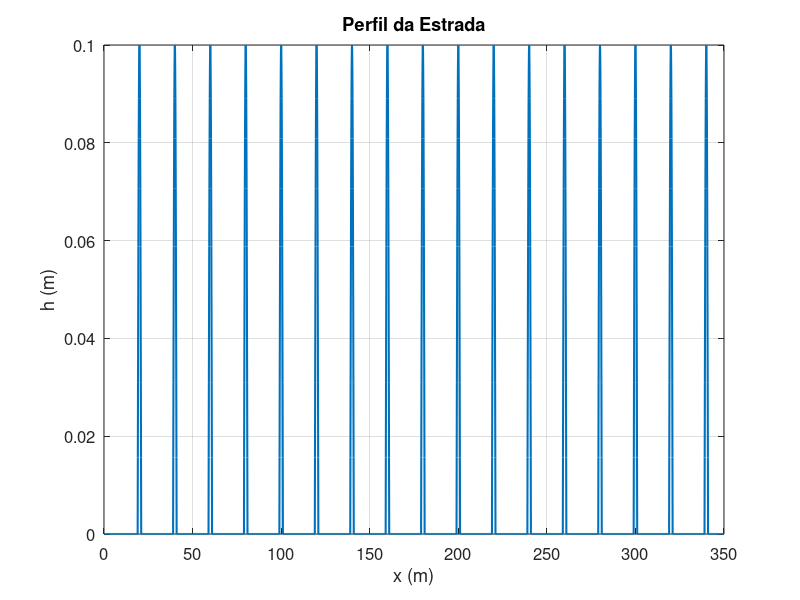
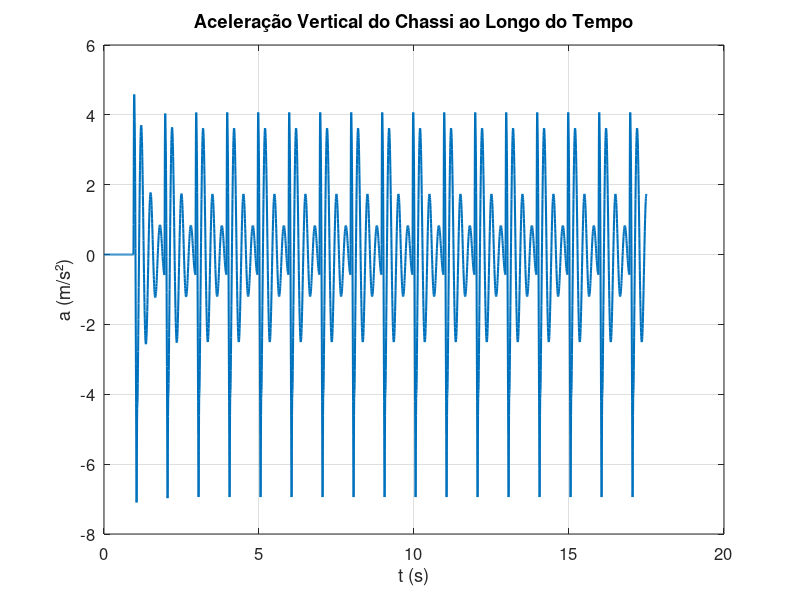
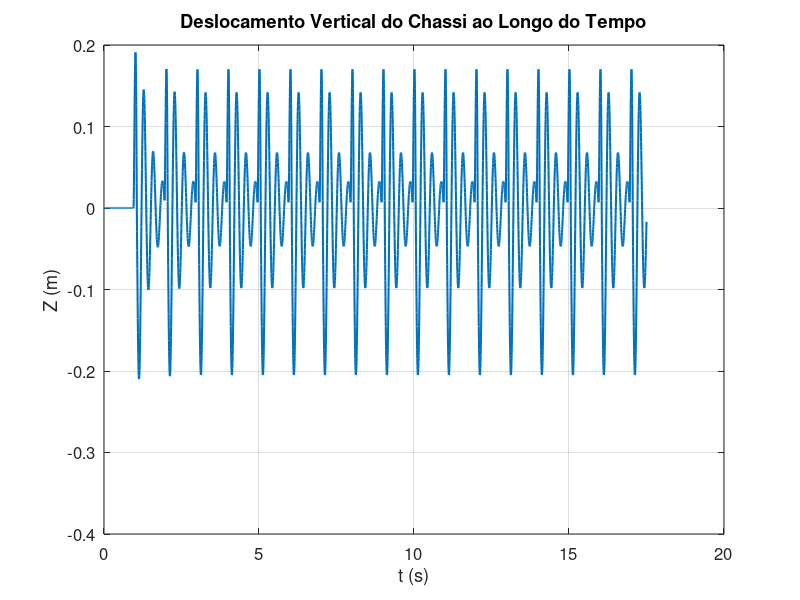
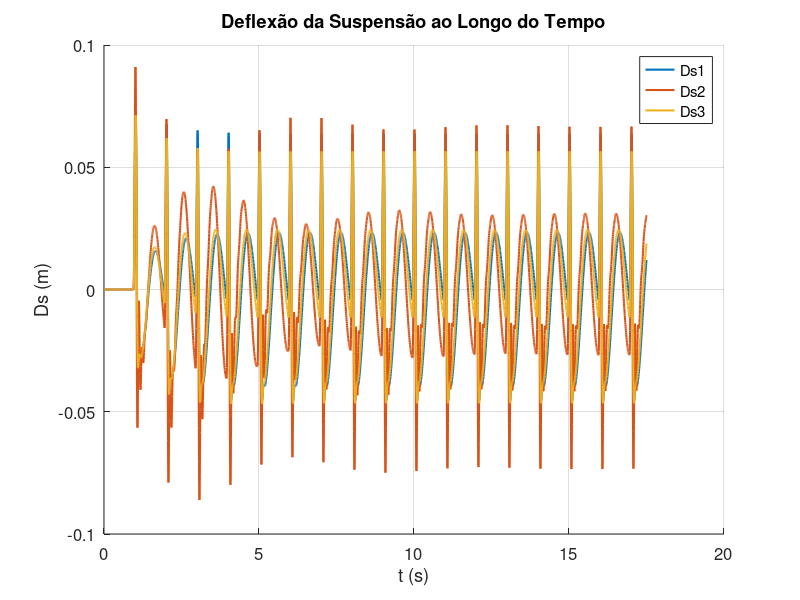

These figures' MATLAB source, in order: (Note: this script raises an error after producing the figures.)

 %===========================INSTITUTO MILITAR DE ENGENHARIA RJ===============================================
 %Autora: Andreza Barroco de Jesus
%Modelo computacional da VBTP GUARANI trafegando por obstáculo do tipo
%pulso distribuído ao longo do trajeto, conforme resolução número 600 do CONTRAN
%Realiza análise da dinâmica vertical e do conforto.
%Análise através de índices de conforto como aceleração RMS e VDV.
%Otimização por Enxame de Partículas PSO para os parâmetros de rigidez e
%amortecimento da suspensão do tipo MacPherson.
 %==========================================================================

close all;clear all;clc
disp(['Modelo computacional da VBTP GUARANI atravessando série de obstáculos distribuído no trajeto conforme a Norma n 600 CONTRAN, ' ...
    'realizando otimização através do algoritmo de PSO'])

%% 1
%% ------------------MODELO DE PERFIL DO OBSTÁCULO----------------------
L = 350; % Comprimento total da estrada em metros
Bd = 0.1; % Passo de discretização em metros
% Intervalo de percurso observado (m)
x = 0:Bd:L; 
% Velocidade de percurso (m/s)
 v=20;
 % Tempo de percurso observado (s)
 t=x/v;
%% ------------------ DEFINIÇÃO DO PERFIL DO QUEBRA-MOLAS ----------------------
% Parâmetros do quebra-molas
comprimento_quebra_molas = 2; % Comprimento do quebra-molas em metros
altura_quebra_molas = 0.1; % Altura do quebra-molas em metros
centro_quebra_molas = 25; % Posição central do quebra-molas em metros
inicio = centro_quebra_molas - comprimento_quebra_molas/2;
fim = centro_quebra_molas + comprimento_quebra_molas/2;
distancia_entre_quebra_molas = 20; % Distância entre os centros de dois quebra-molas consecutivos (metros)
numero_quebra_molas = floor(L/distancia_entre_quebra_molas); % Número de quebra-molas ao longo da estrada

% Geração do perfil do quebra-molas com transição suave
h = zeros(size(x)); % Inicializa o perfil da estrada

for in = 1:numero_quebra_molas
    % Posição central de cada quebra-molas
    centro_quebra_molas = in * distancia_entre_quebra_molas;
    
    % Verificar se o quebra-molas está dentro do intervalo do comprimento da estrada
    if centro_quebra_molas - comprimento_quebra_molas/2 >= 0 && centro_quebra_molas + comprimento_quebra_molas/2 <= L
        % Definir as posições de início e fim do quebra-molas
        inicio = centro_quebra_molas - comprimento_quebra_molas/2;
        fim = centro_quebra_molas + comprimento_quebra_molas/2;

        % Para o intervalo de x que representa o quebra-molas, gerar a forma
        % Transição suave (senoidal ou gaussiana) para o quebra-molas
        idx_quebra_molas = (x >= inicio) & (x <= fim);
        
        % Definir o perfil do quebra-molas com transição suave (usando função seno)
        h(idx_quebra_molas) = altura_quebra_molas * sin(pi * (x(idx_quebra_molas) - inicio) / comprimento_quebra_molas);
    end
end

%% ------------------- CÁLCULO DA VELOCIDADE E ACELERAÇÃO DA ESTRADA -------------------
v_estrada = gradient(h, Bd); % Velocidade da estrada (m/s)
a_estrada = gradient(v_estrada, Bd); % Aceleração da estrada (m/s²)

%% ----------------- DADOS DO MODELO DO VEÍCULO ----------------------
ms = 14247.92 / 2; % Massa suspensa (kg)
mp = 415; % Massa não suspensa (kg)
kp = 1250000; % Rigidez do pneu (N/m)

% Parâmetros de otimização
k1 = 395000; % Rigidez suspensão dianteira
k2 = 550000; % Rigidez suspensão intermediária
k3 = 458000; % Rigidez suspensão traseira

br = 27692.4; % Coeficiente de amortecimento Rebound
bB = 10000; % Rigidez amortecimento Bump

a1 = 1.7746; % eixo dianteiro
a2 = 0.0746; % eixo intermediário 
a3 = 1.9254; % eixo traseiro

Iyy = 52729.5; %Inércia eixo y

% ------------- Resultado das respostas dinâmicas (Saídas) -----------------
                % Montar a matriz de estado
        A1 = [0 1 0 0; -(kp + k1) / mp -br / mp k1 / mp br / mp; 0 0 0 1; k1 / ms br / ms -k1 / ms -br / ms];
        A2 = [0 1 0 0; -(kp + k2) / mp -bB / mp k2 / mp bB / mp; 0 0 0 1; k2 / ms bB / ms -k2 / ms -bB / ms];
        A3 = [0 1 0 0; -(kp + k3) / mp -br / mp k3 / mp br / mp; 0 0 0 1; k3 / ms br / ms -k3 / ms -br / ms];
        A = A1 + A2 + A3;

        C1 = [k1 / ms br / ms -k1 / ms -br / ms; 1 0 -1 0; -kp 0 0 0];
        C2 = [k2 / ms bB / ms -k2 / ms -bB / ms; 1 0 -1 0; -kp 0 0 0];
        C3 = [k3 / ms br / ms -k3 / ms -br / ms; 1 0 -1 0; -kp 0 0 0];
        C = C1 + C2 + C3;

        B = [0; kp / mp; 0; 0];
        D = [0; 0; kp];

        %% ---------- Cálculo da solução com a Entrada Perfil de Estrada ------------
        sys1 = ss(A1, B, C1, D);
        y1 = lsim(sys1, h, t);
        sys2 = ss(A2, B, C2, D);
        y2 = lsim(sys2, h, t);
        sys3 = ss(A3, B, C3, D);
        y3 = lsim(sys3, h, t);

        sys = ss(A, B, C, D);
        y = lsim(sys, h, t);

        %% ------------- Resultado das respostas dinâmicas (Saídas) -----------------
        % Aceleração vertical do chassi (m/s)
        As = y(:, 1);
        aceleracao_rms = sqrt(mean(As.^2)); % Aceleração RMS
        a_rms_before = aceleracao_rms;
        %% ------------- Resultado das respostas dinâmicas (Saídas) -----------------
        % Deflexão da suspensão (m)
        Ds1 = y1(:, 2);
        Ds2 = y2(:, 2);
        Ds3 = y3(:, 2);
        
        % Força dinâmica da roda (N)
        F1 = y1(:, 3);
        F2 = y2(:, 3);
        F3 = y3(:, 3);


        disp ('Ds1,Ds2,Ds3')
        disp (max(Ds1))
        disp (max(Ds2))
        disp (max(Ds3))
        disp ('F1,F2,F3')
        disp (max(F1))
        disp (max(F2))
        disp (max(F3))
        disp('Aceleração')
        disp(max(As))

%% Gráficos de Força Dinâmica da Roda
figure(11) 
hold on;
plot(t, F1, 'DisplayName', 'F1', 'LineWidth', 1.5);
plot(t, F2, 'DisplayName', 'F2', 'LineWidth', 1.5);
plot(t, F3, 'DisplayName', 'F3', 'LineWidth', 1.5);
title('Força Dinâmica das Rodas ao Longo do Tempo');
xlabel('t (s)');
ylabel('F(N)');
legend('show');
grid on;

%% ------------------- GERAÇÃO DE GRÁFICOS -------------------------
%% Gráfico 3: Deslocamento Vertical do Chassi ao Longo do Tempo
Z_chassi = cumtrapz(t, As);  
figure(3)
plot(t, Z_chassi, 'LineWidth', 1.5);
title('Deslocamento Vertical do Chassi ao Longo do Tempo', 'FontSize', 14);
xlabel('t (s)', 'FontSize', 12);
ylabel('Z (m)', 'FontSize', 12);
grid on;
set(gca, 'FontSize', 12); % Aumenta o tamanho da fonte dos eixos

disp('Bounce')
disp(max(Z_chassi))
%% Gráfico 1: Perfil da Estrada
figure(1) 
plot(x, h, 'LineWidth', 1.5);
title('Perfil da Estrada','FontSize', 14);
xlabel('x (m)','FontSize', 12);
ylabel('h (m)','FontSize', 12);
grid on;
set(gca, 'FontSize', 12); % Aumenta o tamanho da fonte dos eixos

%% Gráfico 2: Aceleração do Chassi
figure(2) 
plot(t, As, 'LineWidth', 1.5);
title('Aceleração Vertical do Chassi ao Longo do Tempo','FontSize', 14);
xlabel('t (s)','FontSize', 12);
ylabel('a (m/s²)','FontSize', 12);
grid on;
set(gca, 'FontSize', 12); % Aumenta o tamanho da fonte dos eixos


%% Gráficos de Deflexão da Suspensão
figure(4) 
hold on;
plot(t, Ds1, 'DisplayName', 'Ds1', 'LineWidth', 1.5);
plot(t, Ds2, 'DisplayName', 'Ds2', 'LineWidth', 1.5);
plot(t, Ds3, 'DisplayName', 'Ds3', 'LineWidth', 1.5);
title('Deflexão da Suspensão ao Longo do Tempo','FontSize', 14);
xlabel('t (s)');
ylabel('Ds (m)');
legend('show');
grid on;
set(gca, 'FontSize', 12); % Aumenta o tamanho da fonte dos eixos

%% Gráfico do perfil da estrada
figure(7)
subplot(2,1,1);
plot(x, h);
title('Perfil da Estrada','FontSize', 14);
xlabel('x (m)','FontSize', 12);
ylabel('h (m)','FontSize', 12);
grid on;


%% Gráfico da aceleração da estrada
subplot(2,1,2);
plot(x, a_estrada);
title('Aceleração da Estrada','FontSize', 14);
xlabel('x (m)','FontSize', 12);
ylabel('a (m/s²)','FontSize', 12);
grid on;
% Ajuste do layout
sgtitle('Análise do Perfil e Aceleração da Estrada'); % Título geral
set(gca, 'FontSize', 12); % Aumenta o tamanho da fonte dos eixos

%% Pitch
% Calculando o momento de pitch com base nas forças nas suspensões
M_pitch = F1 * a1 + F2 * a2 + F3 * a3;  % Momentos devido às forças nas suspensões

% Calculando o ângulo de pitch em radianos
pitch_angle = M_pitch / Iyy;

% Plotar o ângulo de pitch
figure(123)
plot(t, pitch_angle);
xlabel('t (s)');
ylabel('θ (rad)','FontSize', 14);
title('Movimento de Pitch');
grid on;
set(gca, 'FontSize', 12); % Aumenta o tamanho da fonte dos eixos


%% Frequência
% Perfil do obstáculo
N = length(h); % Número de pontos no perfil da estrada
dx = L / N; % Intervalo entre os pontos 

% Aplicar a Transformada de Fourier ao perfil da estrada
H = fft(h); % FFT do perfil da estrada

% Frequências associadas ao perfil da estrada
frequencias = (0:N-1) / (N * dx); % Frequências espaciais

% Magnitude da Transformada de Fourier 
magnitudes = abs(H);

% Plotar a magnitude da transformada de Fourier
figure;
plot(frequencias, magnitudes);
title('Análise de Frequência do Perfil da Estrada');
xlabel('Frequência (ciclos por metro)');
ylabel('Magnitude');

% Frequência máxima no perfil da estrada (em ciclos por metro)
f_max_estrada = max(frequencias);

% Converter para Hz
f_max_estrada_Hz = (f_max_estrada * v) / L;

disp(['Frequência máxima de excitação (Hz): ', num2str(f_max_estrada_Hz)]);

% Frequência natural para cada suspensão
f1 = (1/(2*pi)) * sqrt(k1/ms); % Frequência da suspensão dianteira (Hz)
f2 = (1/(2*pi)) * sqrt(k2/ms); % Frequência da suspensão intermediária (Hz)
f3 = (1/(2*pi)) * sqrt(k3/ms); % Frequência da suspensão traseira (Hz)

disp(['Frequência natural da suspensão dianteira (Hz): ', num2str(f1)]);
disp(['Frequência natural da suspensão intermediária (Hz): ', num2str(f2)]);
disp(['Frequência natural da suspensão traseira (Hz): ', num2str(f3)]);

%% Parâmetros do assento
m_assento = 35; % Massa do assento (kg)
k_assento = 15000; % Rigidez do assento (N/m)
b_assento = 10000 ; % Amortecimento do assento (N.s/m)

% Parâmetros dos Segmentos
M_1 = 4.17;   % Massa da Cabeça e o Pescoço (kg)
M_2 = 15;     % Massa do Torso Superior (kg)
M_3 = 5.5;    % Massa do Torso Inferior (kg)
M_4 = 36;     % Massa das Coxas e Pélvis (kg)

B_1 = 310;    % Amortecimento do Pescoço (N.s/m)
B_2 = 909.1 + 200;  % Amortecimento do Torso Superior (N.s/m)
B_3 = 330;    % Amortecimento do Torso Inferior (N.s/m)
B_4 = 2475;   % Amortecimento das Coxas e Pélvis (N.s/m)

K_1 = 16699;  % Rigidez do Pescoço (N/m)
K_2 = 10000;  % Rigidez do Torso Superior (N/m)
K_3 = 20000;  % Rigidez do Torso Inferior (N/m)
K_4 = 49340;  % Rigidez das Coxas e Pélvis (N/m)

%% Matriz de estado para o sistema massa-mola-amortecedor (assento)
A_assento = [0 1; -k_assento/m_assento -b_assento/m_assento];
B_assento = [0; 1];
C_assento = [1 0]; % Saída: deslocamento do assento
D_assento = 0;
a_chassi = As;
% Criar sistema de espaço de estados
sys_assento = ss(A_assento, B_assento, C_assento, D_assento);


% Resolver a resposta dinâmica do assento usando a aceleração do chassi como entrada
Z_assento = lsim(sys_assento, m_assento * a_chassi, t);
t_span=t';

% Matrizes de Estado para Cada Segmento
A_1 = [0, 1; -K_1/M_1, -B_1/M_1];  % Matriz para a cabeça
A_2 = [0, 1; -K_2/M_2, -B_2/M_2];  % Matriz para o torso superior
A_3 = [0, 1; -K_3/M_3, -B_3/M_3];  % Matriz para o torso inferior
A_4 = [0, 1; -K_4/M_4, -B_4/M_4];  % Matriz para as coxas/pélvis

B_f_1 = [0; 1/M_1];  % Força aplicada no segmento 1 (cabeça)
B_f_2 = [0; 1/M_2];  % Força aplicada no segmento 2 (torso superior)
B_f_3 = [0; 1/M_3];  % Força aplicada no segmento 3 (torso inferior)
B_f_4 = [0; 1/M_4];  % Força aplicada no segmento 4 (coxa/pélvis)

% Definindo a matriz
C = [1, 0]; 
D = 0;      

% Sistema de Estado para Cada Segmento (utilizando o comando ss)
sys_1 = ss(A_1, B_f_1, C, D);  % Sistema para o segmento 1 (cabeça)
sys_2 = ss(A_2, B_f_2, C, D);  % Sistema para o segmento 2 (torso superior)
sys_3 = ss(A_3, B_f_3, C, D);  % Sistema para o segmento 3 (torso inferior)
sys_4 = ss(A_4, B_f_4, C, D);  % Sistema para o segmento 4 (coxa/pélvis)
x1 = lsim(sys_1, Z_assento, t_span);  % Resposta para o segmento 1 (cabeça)
x2 = lsim(sys_2, Z_assento, t_span);  % Resposta para o segmento 2 (torso superior)
x3 = lsim(sys_3, Z_assento, t_span);  % Resposta para o segmento 3 (torso inferior)
x4 = lsim(sys_4, Z_assento, t_span);  % Resposta para o segmento 4  (coxa/pélvis)

% Extrair a deflexão e a aceleração 
deflexao1 = x1(:, 1);  % Deflexão da cabeça
deflexao2 = x2(:, 1);  % Deflexão do torso superior
deflexao3 = x3(:, 1);  % Deflexão do torso inferior
deflexao4 = x4(:, 1);  % Deflexão das coxas/pélvis

figure
plot(t, deflexao1, t, deflexao2, t, deflexao3, t, deflexao4);
title('Deflexão dos Segmentos do Corpo');
legend('Cabeça', 'Torso Superior', 'Torso Inferior', 'Coxas/Pélvis');
grid on
xlabel('t (s)');
ylabel('D (m)');

%% Encontrar o máximo deslocamento de cada parte
max_deslocamento_cabeca = max(deflexao1);
max_deslocamento_torso_superior = max(deflexao2);
max_deslocamento_torso_inferior = max(deflexao3);
max_deslocamento_pernas = max(deflexao4);

% Exibir os máximos deslocamentos
disp(['Máximo Deslocamento da Cabeça: ', num2str(max_deslocamento_cabeca), ' m']);
disp(['Máximo Deslocamento do Torso Superior: ', num2str(max_deslocamento_torso_superior), ' m']);
disp(['Máximo Deslocamento do Torso Inferior: ', num2str(max_deslocamento_torso_inferior), ' m']);
disp(['Máximo Deslocamento das Pernas: ', num2str(max_deslocamento_pernas), ' m']);

%% PSO PARAMETERS
n_particles = 30; % Número de partículas
n_iterations = 100; % Número de iterações
max_iter = n_iterations;
lower_bound = [200000, 200000, 200000, 10000, 10000]; % Limites inferiores
upper_bound = [800000, 800000, 800000, 50000, 50000]; % Limites superiores
dim = length(lower_bound); % Dimensões do espaço de busca (k1, k2, k3, br, bB)

%% Antes da otimização
% Inicialização das partículas
positions = lower_bound + (upper_bound - lower_bound) .* rand(n_particles, dim);
velocities = zeros(n_particles, dim);
personal_best_positions = positions;
personal_best_scores = inf(n_particles, 1);
global_best_score = inf;
global_best_position = zeros(1, dim);

% Parâmetros definidos
w1 = 0.5;  
w2 = 0.5;  
C1 = 2; % 1 a 2
C2 = 2;

%% Loop de iterações do PSO
for iter = 1:n_iterations
    % Cálculo do Fitness Final para cada partícula
    for i = 1:n_particles
max_distance = norm([500000, 500000, 500000, 25000, 25000] - upper_bound);

% Cálculo do fitness inicial
fitness_final_a = sum((positions(i, :) - [500000, 500000, 500000, 25000, 25000]).^2) / max_distance;
fitness_final = w1*fitness_final_a+w2*a_rms_before;

        % Avaliação da função de fitness da partícula
        if fitness_final < personal_best_scores(i)
            personal_best_scores(i) = fitness_final;
            personal_best_positions(i, :) = positions(i, :);
        end

        if fitness_final < global_best_score
            global_best_score = fitness_final;
            global_best_position = positions(i, :);
        end
    end

    % Atualização das velocidades e posições
    for i = 1:n_particles
        r1 = rand(1, dim);
        r2 = rand(1, dim);
        velocities(i, :) = 0.5 * velocities(i, :) + ...
            C1 * r1 .* (personal_best_positions(i, :) - positions(i, :)) + ...
            C2 * r2 .* (global_best_position - positions(i, :));
        positions(i, :) = positions(i, :) + velocities(i, :);

        % Verificação dos limites
        positions(i, :) = max(min(positions(i, :), upper_bound), lower_bound);
    end

    %% Definindo as matrizes K1, K2 e Z
    k1_range = unique(positions(:, 1)); 
    k2_range = unique(positions(:, 2)); 
    [K1, K2] = meshgrid(k1_range, k2_range); 
    Z = griddata(positions(:, 1), positions(:, 2), positions(:, 3), K1, K2); 

    % Gráfico de Superfície
    figure(81);
    surf(K1, K2, Z); 
    title('Superfície das Posições das Partículas', 'FontSize', 14);
    xlabel('k1', 'FontSize', 12); ylabel('k2', 'FontSize', 12); zlabel('k3', 'FontSize', 12);
    shading interp; 
    colorbar; 
    drawnow;
end

% Exibição dos resultados antes da otimização
disp('Comparativo dos resultados antes da otimização:');
disp(['Melhor score antes: ', num2str(global_best_score)]);
disp(['Melhor posição antes: ', num2str(global_best_position)]);
disp(['Aceleração RMS antes: ', num2str(a_rms_before)]);

% Valores otimizados da suspensão
k1_opt = global_best_position(1);
k2_opt = global_best_position(2);
k3_opt = global_best_position(3);
br_opt = global_best_position(4);
bB_opt = global_best_position(5);

A1_opt = [0 1 0 0; -(kp+k1_opt)/mp -br_opt/mp k1_opt/mp br_opt/mp; 0 0 0 1; k1_opt/ms br_opt/ms -k1_opt/ms -br_opt/ms];
A2_opt = [0 1 0 0; -(kp+k2_opt)/mp -bB_opt/mp k2_opt/mp bB_opt/mp; 0 0 0 1; k2_opt/ms bB_opt/ms -k2_opt/ms -bB_opt/ms];
A3_opt = [0 1 0 0; -(kp+k3_opt)/mp -br_opt/mp k3_opt/mp br_opt/mp; 0 0 0 1; k3_opt/ms br_opt/ms -k3_opt/ms -br_opt/ms];
A_opt = A1_opt + A2_opt + A3_opt;

sys_opt = ss(A_opt, [0; kp/mp; 0; 0], [k1_opt/ms br_opt/ms -k1_opt/ms -br_opt/ms], 0);
y_opt = lsim(sys_opt, h, t);

As_opt = y_opt(:, 1); % Aceleração vertical após otimização
a_rms_after = rms(As_opt); % Cálculo da aceleração RMS após otimização

        disp('Aceleração Otimizada')
        disp(max(As_opt))

% Frequência natural para cada suspensão
f1_opt = (1/(2*pi)) * sqrt(k1_opt/ms); % Frequência da suspensão dianteira (Hz)
f2_opt = (1/(2*pi)) * sqrt(k2_opt/ms); % Frequência da suspensão intermediária (Hz)
f3_opt = (1/(2*pi)) * sqrt(k3_opt/ms); % Frequência da suspensão traseira (Hz)

disp(['Frequência natural da suspensão dianteira (Hz): ', num2str(f1_opt)]);
disp(['Frequência natural da suspensão intermediária (Hz): ', num2str(f2_opt)]);
disp(['Frequência natural da suspensão traseira (Hz): ', num2str(f3_opt)]);

% Parâmetros definidos
w1 = 0.5;  
w2 = 0.5;  
C1 = 2; % 1 a 2
C2 = 2;  

% Fitness Final 
fitness_final_opt = w1 * fitness_final + w2 * a_rms_after;   

% Inicialização das partículas
positions_opt = lower_bound + (upper_bound - lower_bound) .* rand(n_particles, dim);
velocities_opt = zeros(n_particles, dim);
personal_best_positions_opt = positions;
personal_best_scores_opt = inf(n_particles, 1);
global_best_score_opt = inf;
global_best_position_opt = zeros(1, dim);

for i = 1:n_particles
    % Avaliação da função de fitness da partícula
    if fitness_final_opt < personal_best_scores_opt(i)
        personal_best_scores_opt(i) = fitness_final_opt;
        personal_best_positions_opt(i, :) = positions_opt(i, :);
    end

    if fitness_final_opt < global_best_score_opt
        global_best_score_opt = fitness_final_opt;
        global_best_position_opt = positions_opt(i, :);
    end
end

% Atualização das velocidades e posições
for i = 1:n_particles
    r1 = rand(1, dim);
    r2 = rand(1, dim);
    velocities_opt(i, :) = 0.5 * velocities_opt(i, :) + ...
        C1 * r1 .* (personal_best_positions_opt(i, :) - positions_opt(i, :)) + ...
        C2 * r2 .* (global_best_position_opt - positions_opt(i, :));
    positions_opt(i, :) = positions_opt(i, :) + velocities_opt(i, :);

    % Verificação dos limites
    positions_opt(i, :) = max(min(positions_opt(i, :), upper_bound), lower_bound);

    %% Visualização das partículas ao longo do tempo
    if mod(i, 10) == 0 
        % Definindo os limites para o gráfico
        k1_range_opt = unique(positions_opt(:, 1)); 
        k2_range_opt = unique(positions_opt(:, 2));
        [K1_opt, K2_opt] = meshgrid(k1_range_opt, k2_range_opt); 
        Z_opt = griddata(positions_opt(:, 1), positions_opt(:, 2), positions_opt(:, 3), K1_opt, K2_opt); 

        % Gráfico de Superfície (surf)
        figure(89);
        surf(K1_opt, K2_opt, Z_opt); % Plota a superfície
        title('Superfície das Posições das Partículas Após Otimização','FontSize', 14);
        xlabel('k1','FontSize', 12); ylabel('k2','FontSize', 12); zlabel('k3','FontSize', 12);
        shading interp; 
        colorbar; 
    end
end

%% Exibição dos resultados após a otimização
disp('Comparativo dos resultados após a otimização:');
disp(['Melhor score após: ', num2str(global_best_score_opt)]);
disp(['Melhor posição após: ', num2str(global_best_position_opt)]);
disp(['Aceleração RMS após: ', num2str(a_rms_after)]);


%% Inicialização dos parâmetros
max_iter = n_iterations;
global_best_score_opt = inf; 
global_best_position = zeros(1, 5); 
convergence = zeros(max_iter, 1); 

% Inicializando as partículas e suas posições
positions = rand(n_particles, 5); 
velocities = zeros(n_particles, 5); 

% Função de fitness 
fitness_func = @(x) sum((x - [500000, 500000, 500000, 25000, 25000]).^2);

%% Iniciando o loop de iteração
for iter = 1:max_iter
    for i = 1:n_particles
        % Atualiza a posição e a velocidade das partículas 
        velocities(i, :) = 0.5 * velocities(i, :) + 1.5 * rand(1, 5) .* (positions(i, :) - global_best_position);
        positions(i, :) = positions(i, :) + velocities(i, :);
        
        % Limita as posições das partículas para dentro de limites específicos
        positions(i, :) = max(min(positions(i, :), [1000000, 1000000, 1000000, 50000, 50000]), [0, 0, 0, 0, 0]);
        
        % Calcula o fitness da partícula
        fitness_value = fitness_func(positions(i, :));
        
        % Atualiza o melhor score global e a melhor posição global se necessário
        if fitness_value < global_best_score_opt
            global_best_score_opt = fitness_value;
            global_best_position = positions(i, :); % Armazena a posição que obteve o melhor fitness
        end
    end
    
    % Armazena o melhor fitness global a cada iteração
    convergence(iter) = global_best_score_opt;
end

%% Plot da Convergência
figure;
plot(1:max_iter, convergence, 'LineWidth', 2);
title('Convergência do PSO');
xlabel('Iterações');
ylabel('Melhor Fitness Global');
grid on;

%% Visualização das Posições das Partículas
figure;
plot3(positions(:, 1), positions(:, 2), positions(:, 3), 'o');
title('Posições das Partículas');
xlabel('k1');
ylabel('k2');
zlabel('k3');
grid on;

%% Atualização dos gráficos de comparação
figure (15)
hold on;
plot( t, As, 'b','LineWidth', 1.5, 'DisplayName', 'Antes da Otimização');
plot( t, As_opt, 'r','LineWidth', 1.3, 'DisplayName', 'Após a Otimização');
title('Comparação da Aceleração Vertical Antes e Após Otimização', 'FontSize', 14);
xlabel('t (s)', 'FontSize', 12);
ylabel('a (m/s²)', 'FontSize', 12);
legend('show');
hold off;
grid on;
set(gca, 'FontSize', 12); % Aumenta o tamanho da fonte dos eixos

%% Matriz de estado para o sistema massa-mola-amortecedor (assento)
A_assento = [0 1; -k_assento/m_assento -b_assento/m_assento];
B_assento = [0; 1];
C_assento = [1 0]; % Saída: deslocamento do assento
D_assento = 0;
a_chassi_opt = As_opt;
% Criar sistema de espaço de estados
sys_assento = ss(A_assento, B_assento, C_assento, D_assento);

% Resolver a resposta dinâmica do assento usando a aceleração do chassi como entrada
Z_assento_opt = lsim(sys_assento, m_assento * a_chassi_opt, t);
t_span=t';

% Matrizes de Estado para Cada Segmento
A_1 = [0, 1; -K_1/M_1, -B_1/M_1];  % Matriz para a cabeça
A_2 = [0, 1; -K_2/M_2, -B_2/M_2];  % Matriz para o torso superior
A_3 = [0, 1; -K_3/M_3, -B_3/M_3];  % Matriz para o torso inferior
A_4 = [0, 1; -K_4/M_4, -B_4/M_4];  % Matriz para as coxas/pélvis

B_f_1 = [0; 1/M_1];  % Força aplicada no segmento 1 (cabeça)
B_f_2 = [0; 1/M_2];  % Força aplicada no segmento 2 (torso superior)
B_f_3 = [0; 1/M_3];  % Força aplicada no segmento 3 (torso inferior)
B_f_4 = [0; 1/M_4];  % Força aplicada no segmento 4 (coxa/pélvis)

% Definindo a matriz 
C = [1, 0];  
D = 0;       

% Sistema de Estado para Cada Segmento (utilizando o comando ss)
sys_1_opt = ss(A_1, B_f_1, C, D);  % Sistema para o segmento 1 (cabeça)
sys_2_opt = ss(A_2, B_f_2, C, D);  % Sistema para o segmento 2 (torso superior)
sys_3_opt = ss(A_3, B_f_3, C, D);  % Sistema para o segmento 3 (torso inferior)
sys_4_opt = ss(A_4, B_f_4, C, D);  % Sistema para o segmento 4 (coxa/pélvis)

x1_opt = lsim(sys_1_opt, Z_assento_opt, t_span);  % Resposta para o segmento 1 (cabeça)
x2_opt = lsim(sys_2_opt, Z_assento_opt, t_span);  % Resposta para o segmento 2 (torso superior)
x3_opt = lsim(sys_3_opt, Z_assento_opt, t_span);  % Resposta para o segmento 3 (torso inferior)
x4_opt = lsim(sys_4_opt, Z_assento_opt, t_span);  % Resposta para o segmento 4 (coxa/pélvis)

%% Extrair a deflexão e a aceleração 
deflexao1_opt = x1_opt(:, 1);  % Deflexão da cabeça
deflexao2_opt = x2_opt(:, 1);  % Deflexão do torso superior
deflexao3_opt = x3_opt(:, 1);  % Deflexão do torso inferior
deflexao4_opt = x4_opt(:, 1);  % Deflexão das coxas/pélvis

figure
plot(t, deflexao1_opt, t, deflexao2_opt, t, deflexao3_opt, t, deflexao4_opt);
title('Deflexão dos Segmentos do Corpo Otimizado');
legend('Cabeça', 'Torso Superior', 'Torso Inferior', 'Coxas/Pélvis');
grid on
xlabel('t (s)');
ylabel('D (m)');

%% Encontrar o máximo deslocamento de cada parte
max_deslocamento_cabeca_opt = max(deflexao1_opt);
max_deslocamento_torso_superior_opt = max(deflexao2_opt);
max_deslocamento_torso_inferior_opt = max(deflexao3_opt);
max_deslocamento_pernas_opt = max(deflexao4_opt);

% Exibir os máximos deslocamentos
disp(['Máximo Deslocamento da Cabeça Após Otimização: ', num2str(max_deslocamento_cabeca_opt), ' m']);
disp(['Máximo Deslocamento do Torso Superior Após Otimização: ', num2str(max_deslocamento_torso_superior_opt), ' m']);
disp(['Máximo Deslocamento do Torso Inferior Após Otimização: ', num2str(max_deslocamento_torso_inferior_opt), ' m']);
disp(['Máximo Deslocamento das Pernas Após Otimização: ', num2str(max_deslocamento_pernas_opt), ' m']);


%% Lógica condicional para determinar a categoria de conforto
% Análise de Conforto para Aceleração RMS 
        if a_rms_before < 0.315
            disp('Confortável') 
        elseif a_rms_before >= 0.315 && a_rms_before  < 0.63
            disp('Um pouco desconfortável') 
        elseif  a_rms_before  >= 0.5 && a_rms_before < 1
        disp ('Relativamente desconfortável') ;
            elseif a_rms_before >= 0.8 && a_rms_before < 1.6
        disp ('Desconfortável') ;
    elseif a_rms_before >= 1.25 &&  a_rms_before < 2.5
        disp('Muito desconfortável') ;
    else
        disp ('Extremamente desconfortável') ;
    end

 % Análise de Conforto para Aceleração RMS Após Otimização
        if a_rms_after < 0.315
            disp('Confortável') 
        elseif a_rms_after  >= 0.315 && a_rms_after   < 0.63
            disp('Um pouco desconfortável') 
        elseif a_rms_after   >= 0.5 &&  a_rms_after < 1
        disp ('Relativamente desconfortável') ;
        elseif a_rms_after  >= 0.8 && a_rms_after < 1.6
        disp ('Desconfortável') ;
    elseif a_rms_after  >= 1.25 &&  a_rms_after < 2.5
        disp('Muito desconfortável') ;
    else
        disp ('Extremamente desconfortável') ;
        end   


%% Apresentação VDV
    t1=t(:);    
delta_t = diff(t1);  

% Número de pontos de amostragem
nv = length(As);

% Calcular o VDV usando a fórmula
VDV = (sum((As(1:end-1) .* delta_t) .^ 4))^(1/4);

% Exibir o VDV calculado
disp(['Valor de Dose de Vibração (VDV): ', num2str(VDV), ' m/s^2']);

t1=t(:);

% Calcular o intervalo de tempo
delta_t = diff(t1);

% Número de pontos de amostragem
nvv = length(As_opt);

% Calcular o VDV otimizado
VDV_opt = (sum((As_opt(1:end-1) .* delta_t) .^ 4))^(1/4);

% Exibir o VDV calculado
disp(['Valor de Dose de Vibração (VDV) após otimização: ', num2str(VDV_opt), ' m/s^2']);


%% Gráfico de Convergência do PSO
figure;
plot(1:max_iter, convergence, 'LineWidth', 2);
title('Convergência do PSO');
xlabel('Iterações');
ylabel('Melhor Fitness Global');
grid on;

%% Gráficos Deflexão
figure
plot(t, deflexao1, 'LineWidth', 1.5);
hold on;
plot(t, deflexao1_opt, '--', 'LineWidth', 1.5);
title('Deslocamento da Cabeça');
xlabel('t (s)');
ylabel('D (m)');
legend('Calculado', 'Otimizado');
grid on;

% Comparação do deslocamento do torso superior
figure
plot(t, deflexao2, 'LineWidth', 1.5);
hold on;
plot(t, deflexao2_opt, '--', 'LineWidth', 1.5);
title('Deslocamento do Torso Superior');
xlabel('t (s)');
ylabel('D (m)');
legend('Calculado', 'Otimizado');
grid on;

% Comparação do deslocamento do torso inferior
figure
plot(t, deflexao3, 'LineWidth', 1.5);
hold on;
plot(t, deflexao3_opt, '--', 'LineWidth', 1.5);
title('Deslocamento do Torso Inferior');
xlabel('t (s)');
ylabel('D (m)');
legend('Calculado', 'Otimizado');
grid on;

% Comparação do deslocamento das pernas
figure
plot(t, deflexao4, 'LineWidth', 1.5);
hold on;
plot(t, deflexao4_opt, '--', 'LineWidth', 1.5);
title('Deslocamento das Pernas');
xlabel('t (s)');
ylabel('D (m)');
legend('Calculado', 'Otimizado');
grid on;

%% Respostas escritas
disp('antes');
disp(k1);
disp(k2);
disp(k3);
disp(br);
disp(bB);
disp ('otimizados');
disp(k1_opt);
disp(k2_opt);
disp(k3_opt);
disp(br_opt);
disp(bB_opt);
disp('máximo angulo pitch');
disp(max(pitch_angle));
disp('n particulas');
disp(n_particles);
disp('n iterações');
disp(n_iterations);